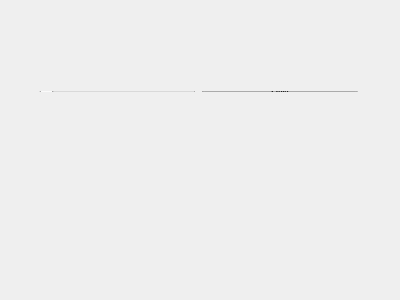
<?xml version="1.0" encoding="UTF-8"?>
<ui version="4.0">
 <class>Widget</class>
 <widget class="QWidget" name="Widget">
  <property name="geometry">
   <rect>
    <x>0</x>
    <y>0</y>
    <width>400</width>
    <height>300</height>
   </rect>
  </property>
  <property name="windowTitle">
   <string>Widget</string>
  </property>
  <widget class="QWidget" name="">
   <property name="geometry">
    <rect>
     <x>28</x>
     <y>80</y>
     <width>341</width>
     <height>23</height>
    </rect>
   </property>
   <layout class="QHBoxLayout" name="horizontalLayout">
    <item>
     <widget class="QSlider" name="horizontalSlider">
      <property name="minimum">
       <number>1</number>
      </property>
      <property name="maximum">
       <number>100</number>
      </property>
      <property name="orientation">
       <enum>Qt::Horizontal</enum>
      </property>
     </widget>
    </item>
    <item>
     <widget class="QProgressBar" name="progressBar">
      <property name="minimum">
       <number>1</number>
      </property>
      <property name="value">
       <number>1</number>
      </property>
     </widget>
    </item>
   </layout>
  </widget>
 </widget>
 <layoutdefault spacing="6" margin="11"/>
 <resources/>
 <connections/>
</ui>
